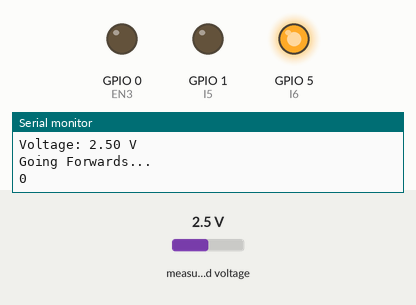
Simulated run of this program. Board: ESP32-C6. On the bench: output pins drawn as LEDs (lit = HIGH), the last lines printed to the serial monitor. The inputs (shaded band) are chosen by the test bench; at power-on: measured voltage 2.5 V.

Above: at 5.15 s.
At 7.1 s:
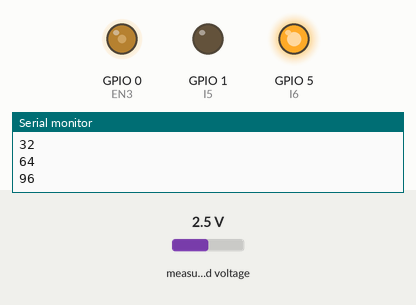
At 8.05 s:
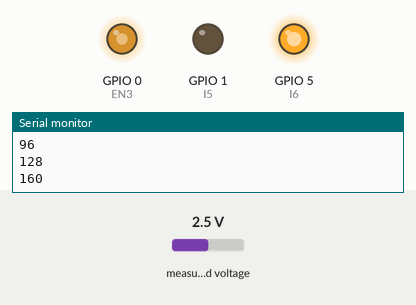
At 9.05 s:
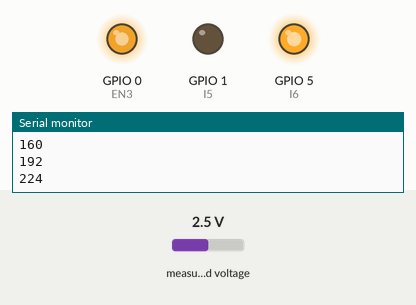
At 11.05 s:
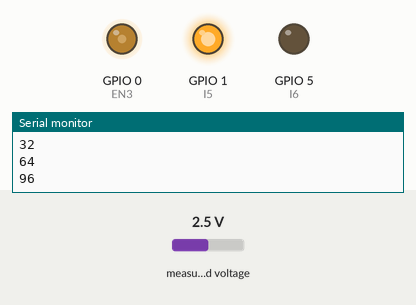
At 13.05 s:
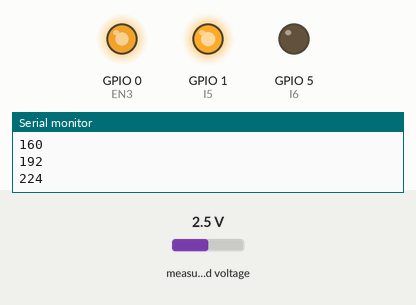
Timing chart, 0 to 15.5 s (numbered marks = the images above):
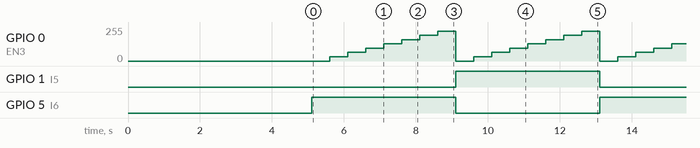

The program:

main.cpp
```cpp
#include <Arduino.h>
#include <config.h>
#include <Wire.h>
#include <Adafruit_ADS1X15.h>

Adafruit_ADS1015 ads;


void setup() {
  delay(5000);

  pinMode(I5, OUTPUT);
  pinMode(I6, OUTPUT);
  pinMode(EN3, OUTPUT);
  Serial.begin(9600);

  Wire.begin();
  Wire.setClock(10000);
  delay(100);
  if (!ads.begin(0x48, &Wire)){
    Serial.println("ADS not initialised");
  }
  ads.startADCReading(2, false);
}

void loop() {
  if (ads.conversionComplete()){
    int16_t results = ads.getLastConversionResults();
    Serial.print("Voltage: ");
    Serial.print(ads.computeVolts(results));
    Serial.println(" V");
    ads.startADCReading(2, false);
  }
  Serial.println("Going Forwards...");
  digitalWrite(I5, LOW);
  digitalWrite(I6, HIGH);
  for(int i = 0; i<255; i+=32){
    analogWrite(EN3, i);
    Serial.println(i);
    delay(500);
  }
  Serial.println("Going Backwards...");
  digitalWrite(I5, HIGH);
  digitalWrite(I6, LOW);
  for(int i = 0; i<255; i+=32){
    analogWrite(EN3, i);
    Serial.println(i);
    delay(500);
  }
}
```

config.h
```cpp
#ifndef CONFIG_H
#define CONFIG_H
#include <Arduino.h>
#include <Adafruit_ADS1X15.h>

//ADC
#define SDA2 7
#define SCL2 6
#define ADC_CH2 ADS1X15_REG_CONFIG_MUX_SINGLE_2

//M1
#define I3 20
#define I4 18
#define EN2 19

//M2
#define I1 23
#define I2 21
#define EN1 20

//M3
#define I5 1
#define I6 5
#define EN3 0

//M4
#define I7 4
#define I8 2
#define EN4 3


#endif
```

Measured:
- by itself, GPIO 1 (I5), GPIO 5 (I6): alternates HIGH for 4.0 s and LOW for 4.0 s
- by itself, GPIO 0 (EN3): repeats every 4.0 s: 64/255 0.50 s, 96/255 0.50 s, 128/255 0.50 s, 160/255 0.50 s, 192/255 0.50 s, 224/255 0.50 s, 0/255 0.50 s, 32/255 0.50 s
